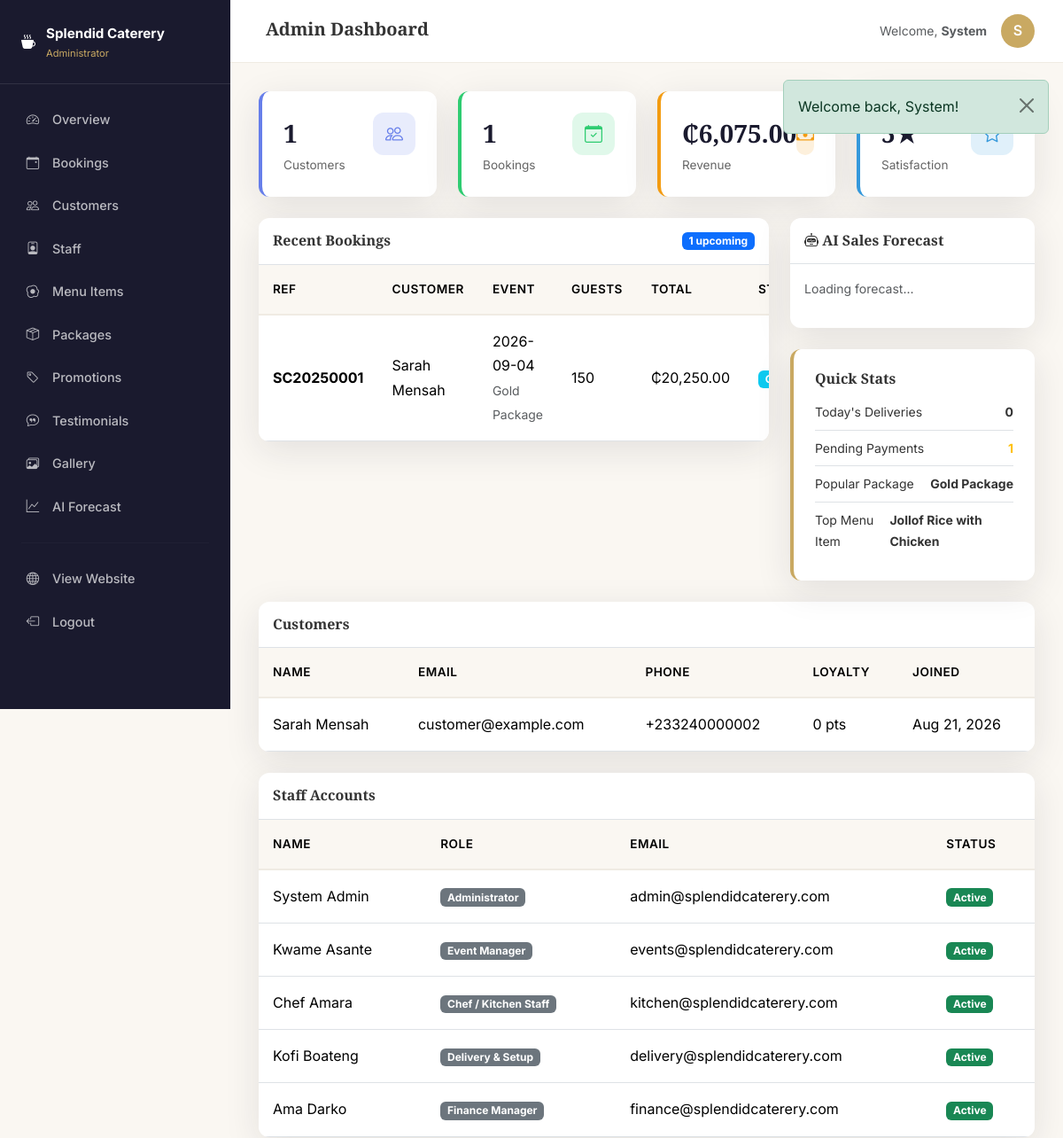
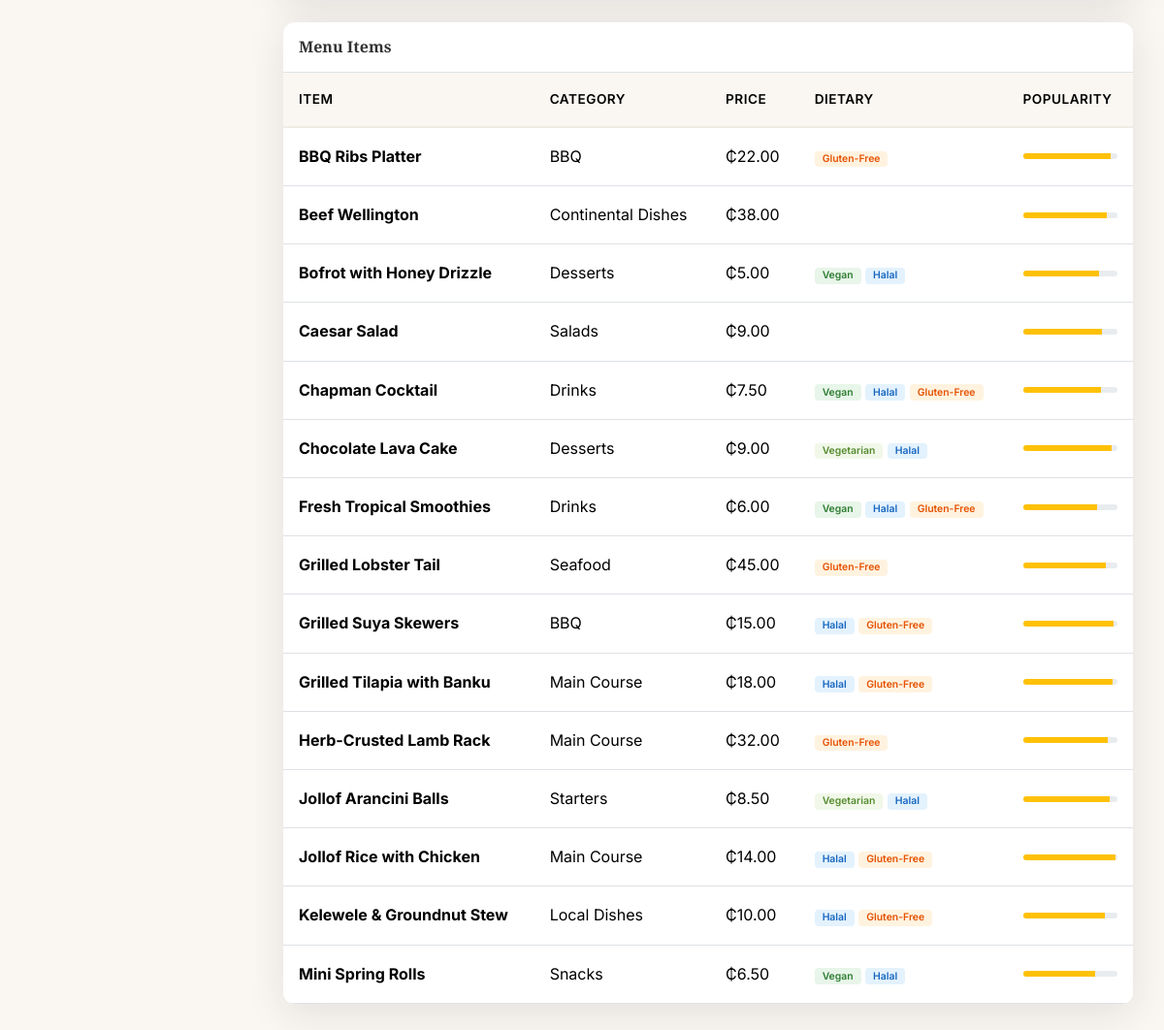
Screenshot of /dashboard/admin (signed in) with the database file from the repository (2 pictures, top to bottom).
### tables this page shows
CREATE TABLE users (
    id INT AUTO_INCREMENT PRIMARY KEY,
    uuid CHAR(36) NOT NULL UNIQUE,
    first_name VARCHAR(100) NOT NULL,
    last_name VARCHAR(100) NOT NULL,
    email VARCHAR(255) NOT NULL UNIQUE,
    phone VARCHAR(20),
    password_hash VARCHAR(255) NOT NULL,
    role ENUM('customer','admin','event_manager','chef','delivery','finance') NOT NULL DEFAULT 'customer',
    avatar_url VARCHAR(500),
    address TEXT,
    city VARCHAR(100),
    is_active TINYINT(1) DEFAULT 1,
    email_verified TINYINT(1) DEFAULT 0,
    loyalty_points INT DEFAULT 0,
    last_login DATETIME,
    created_at TIMESTAMP DEFAULT CURRENT_TIMESTAMP,
    updated_at TIMESTAMP DEFAULT CURRENT_TIMESTAMP ON UPDATE CURRENT_TIMESTAMP,
    INDEX idx_role (role),
    INDEX idx_email (email)
);

CREATE TABLE bookings (
    id INT AUTO_INCREMENT PRIMARY KEY,
    reference_no VARCHAR(20) NOT NULL UNIQUE,
    customer_id INT NOT NULL,
    quotation_id INT,
    service_type_id INT,
    package_id INT,
    event_manager_id INT,
    event_type VARCHAR(100),
    event_date DATE NOT NULL,
    event_time TIME,
    venue TEXT NOT NULL,
    venue_lat DECIMAL(10,8),
    venue_lng DECIMAL(11,8),
    guest_count INT NOT NULL,
    dietary_preferences JSON,
    special_requests TEXT,
    subtotal DECIMAL(12,2) NOT NULL,
    discount_amount DECIMAL(12,2) DEFAULT 0,
    tax_amount DECIMAL(12,2) DEFAULT 0,
    total_amount DECIMAL(12,2) NOT NULL,
    amount_paid DECIMAL(12,2) DEFAULT 0,
    status ENUM('pending','confirmed','in_preparation','ready','in_transit','delivered','completed','cancelled') DEFAULT 'pending',
    payment_status ENUM('unpaid','partial','paid','refunded') DEFAULT 'unpaid',
    qr_code VARCHAR(255),
    promo_code VARCHAR(50),
    created_at TIMESTAMP DEFAULT CURRENT_TIMESTAMP,
    updated_at TIMESTAMP DEFAULT CURRENT_TIMESTAMP ON UPDATE CURRENT_TIMESTAMP,
    FOREIGN KEY (customer_id) REFERENCES users(id),
    FOREIGN KEY (quotation_id) REFERENCES quotations(id),
    FOREIGN KEY (service_type_id) REFERENCES service_types(id),
    FOREIGN KEY (package_id) REFERENCES packages(id),
    FOREIGN KEY (event_manager_id) REFERENCES users(id),
    INDEX idx_event_date (event_date),
    INDEX idx_status (status)
);

CREATE TABLE packages (
    id INT AUTO_INCREMENT PRIMARY KEY,
    name VARCHAR(100) NOT NULL,
    slug VARCHAR(100) NOT NULL UNIQUE,
    tier ENUM('basic','silver','gold','platinum','vip') NOT NULL,
    description TEXT,
    price_per_guest DECIMAL(10,2) NOT NULL,
    min_guests INT DEFAULT 20,
    max_guests INT DEFAULT 500,
    features JSON,
    image_url VARCHAR(500),
    is_active TINYINT(1) DEFAULT 1,
    sort_order INT DEFAULT 0,
    created_at TIMESTAMP DEFAULT CURRENT_TIMESTAMP
);

CREATE TABLE menu_items (
    id INT AUTO_INCREMENT PRIMARY KEY,
    category_id INT NOT NULL,
    name VARCHAR(200) NOT NULL,
    slug VARCHAR(200) NOT NULL UNIQUE,
    description TEXT,
    price DECIMAL(10,2) NOT NULL,
    image_url VARCHAR(500),
    is_vegetarian TINYINT(1) DEFAULT 0,
    is_vegan TINYINT(1) DEFAULT 0,
    is_halal TINYINT(1) DEFAULT 0,
    is_gluten_free TINYINT(1) DEFAULT 0,
    allergens JSON,
    calories INT,
    prep_time_minutes INT,
    is_active TINYINT(1) DEFAULT 1,
    popularity_score INT DEFAULT 0,
    created_at TIMESTAMP DEFAULT CURRENT_TIMESTAMP,
    FOREIGN KEY (category_id) REFERENCES menu_categories(id) ON DELETE CASCADE
);

CREATE TABLE menu_categories (
    id INT AUTO_INCREMENT PRIMARY KEY,
    name VARCHAR(100) NOT NULL,
    slug VARCHAR(100) NOT NULL UNIQUE,
    description TEXT,
    image_url VARCHAR(500),
    sort_order INT DEFAULT 0,
    is_active TINYINT(1) DEFAULT 1
);

### dashboards/admin/index.php (the view, shortened to what the rows shown need)
<?php
$stats = getDashboardStats($pdo);
$bookings = $pdo->query('
    SELECT b.*, u.first_name, u.last_name, p.name as package_name
    FROM bookings b JOIN users u ON b.customer_id = u.id
    LEFT JOIN packages p ON b.package_id = p.id
    ORDER BY b.event_date DESC LIMIT 20
')->fetchAll();
$customers = $pdo->query("SELECT * FROM users WHERE role = 'customer' ORDER BY created_at DESC LIMIT 10")->fetchAll();
$staff = $pdo->query("SELECT * FROM users WHERE role != 'customer' ORDER BY role")->fetchAll();
$menuItems = $pdo->query('SELECT m.*, c.name as category FROM menu_items m JOIN menu_categories c ON m.category_id = c.id ORDER BY m.name LIMIT 15')->fetchAll();
include ROOT_PATH . '/includes/dashboard-layout.php';
?>
<div class="row g-4 mb-4">
    <div class="col-lg-8">
        <div class="dashboard-table" id="bookings">
            <div class="table-responsive">
                <table class="table table-hover">
                    <thead><tr><th>Ref</th><th>Customer</th><th>Event</th><th>Guests</th><th>Total</th><th>Status</th><th>Action</th></tr></thead>
                    <tbody>
                    <?php foreach ($bookings as $b): ?>
                    <tr>
                        <td><strong><?= e($b['reference_no']) ?></strong></td>
                        <td><?= e($b['first_name'] . ' ' . $b['last_name']) ?></td>
                        <td><?= e($b['event_date']) ?><br><small class="text-muted"><?= e($b['package_name'] ?? '') ?></small></td>
                        <td><?= (int)$b['guest_count'] ?></td>
                        <td><?= formatMoney((float)$b['total_amount']) ?></td>
                        <td><?= getStatusBadge($b['status']) ?></td>
                    </tr>
                    <?php endforeach; ?>
                    </tbody>
                </table>
            </div>
        </div>
    </div>
    <div class="col-lg-4">
        <div class="stat-card">
            <ul class="list-unstyled mb-0 small">
                <li class="d-flex justify-content-between py-2"><span>Top Menu Item</span><strong><?= e($stats['popular_menu_item']) ?></strong></li>
            </ul>
        </div>
    </div>
</div>
<div class="dashboard-table mb-4" id="customers">
    <div class="table-responsive">
        <table class="table"><thead><tr><th>Name</th><th>Email</th><th>Phone</th><th>Loyalty</th><th>Joined</th></tr></thead>
        <tbody><?php foreach ($customers as $c): ?><tr><td><?= e($c['first_name'].' '.$c['last_name']) ?></td><td><?= e($c['email']) ?></td><td><?= e($c['phone']) ?></td><td><?= (int)$c['loyalty_points'] ?> pts</td><td><?= date('M j, Y', strtotime($c['created_at'])) ?></td></tr><?php endforeach; ?></tbody>
        </table>
    </div>
</div>
<div class="dashboard-table mb-4" id="staff">
    <div class="table-responsive">
        <table class="table"><thead><tr><th>Name</th><th>Role</th><th>Email</th><th>Status</th></tr></thead>
        <tbody><?php foreach ($staff as $s): ?><tr><td><?= e($s['first_name'].' '.$s['last_name']) ?></td><td><span class="badge bg-secondary"><?= e($config['roles'][$s['role']] ?? $s['role']) ?></span></td><td><?= e($s['email']) ?></td><td><?= $s['is_active'] ? '<span class="badge bg-success">Active</span>' : '<span class="badge bg-danger">Inactive</span>' ?></td></tr><?php endforeach; ?></tbody>
        </table>
    </div>
</div>
<div class="dashboard-table mb-4" id="menu">
    <div class="table-responsive">
        <table class="table"><thead><tr><th>Item</th><th>Category</th><th>Price</th><th>Dietary</th><th>Popularity</th></tr></thead>
        <tbody><?php foreach ($menuItems as $m): ?><tr><td><strong><?= e($m['name']) ?></strong></td><td><?= e($m['category']) ?></td><td><?= formatMoney((float)$m['price']) ?></td><td><?= getDietaryBadges($m) ?></td><td><div class="progress progress-thin"><div class="progress-bar bg-warning" style="width:<?= min(100,$m['popularity_score']) ?>%"></div></div></td></tr><?php endforeach; ?></tbody>
        </table>
    </div>
</div>
<?php include ROOT_PATH . '/includes/dashboard-footer.php'; ?>

### includes/dashboard-layout.php (shortened to what the rows shown need)
<?php
$role = currentUser()['role'];
?>
<?php
include ROOT_PATH . '/includes/header.php';
?>
<div class="dashboard-layout">
    <aside class="dashboard-sidebar">
        <div class="sidebar-brand">
            <div>
                <strong style="color:white;font-size:0.95rem;">Splendid Caterery</strong>
                <small style="display:block;color:var(--gold);font-size:0.7rem;"><?= e($config['roles'][$role] ?? 'Dashboard') ?></small>
            </div>
        </div>
    </aside>
    <main class="dashboard-main">
        <header class="dashboard-header">
            <div class="d-flex align-items-center gap-3">
                <span class="text-muted small">Welcome, <strong><?= e(currentUser()['first_name']) ?></strong></span>
                <div class="rounded-circle bg-gold d-flex align-items-center justify-content-center" style="width:38px;height:38px;background:var(--gold);color:white;font-weight:600;">
                    <?= e(strtoupper(substr(currentUser()['first_name'], 0, 1))) ?>
                </div>
            </div>
        </header>
        <div class="dashboard-content">

### includes/functions.php (shortened to what the rows shown need)
<?php
function e(?string $value): string
{
    return htmlspecialchars($value ?? '', ENT_QUOTES, 'UTF-8');
}
function formatMoney(float $amount): string
{
    global $config;
    return $config['currency_symbol'] . number_format($amount, 2);
}
function getStatusBadge(string $status): string
{
    global $config;
    $statuses = $config['booking_statuses'];
    $info = $statuses[$status] ?? ['label' => ucfirst($status), 'color' => 'secondary'];
    return '<span class="badge bg-' . e($info['color']) . '">' . e($info['label']) . '</span>';
}
function getDashboardStats(PDO $pdo): array
{
    $stats = [];
    $stats['total_customers'] = (int) $pdo->query("SELECT COUNT(*) FROM users WHERE role = 'customer'")->fetchColumn();
    $stats['total_bookings'] = (int) $pdo->query('SELECT COUNT(*) FROM bookings')->fetchColumn();
    $stats['total_revenue'] = (float) $pdo->query("SELECT COALESCE(SUM(amount), 0) FROM payments WHERE status = 'completed'")->fetchColumn();
    $stats['upcoming_events'] = (int) $pdo->query("SELECT COUNT(*) FROM bookings WHERE event_date >= CURDATE() AND status NOT IN ('cancelled', 'completed')")->fetchColumn();
    $stats['today_deliveries'] = (int) $pdo->query("SELECT COUNT(*) FROM delivery_tasks WHERE DATE(pickup_time) = CURDATE()")->fetchColumn();
    $stats['pending_payments'] = (int) $pdo->query("SELECT COUNT(*) FROM bookings WHERE payment_status IN ('unpaid', 'partial')")->fetchColumn();
    $avgRating = $pdo->query('SELECT COALESCE(AVG(rating), 0) FROM reviews WHERE is_approved = 1')->fetchColumn();
    $stats['customer_satisfaction'] = round((float) $avgRating, 1);
    $popularPackage = $pdo->query('
        SELECT p.name, COUNT(b.id) as cnt FROM bookings b
        JOIN packages p ON b.package_id = p.id
        GROUP BY p.id ORDER BY cnt DESC LIMIT 1
    ')->fetch();
    $stats['popular_package'] = $popularPackage['name'] ?? 'N/A';
    $popularItem = $pdo->query('
        SELECT m.name, m.popularity_score FROM menu_items m
        ORDER BY m.popularity_score DESC LIMIT 1
    ')->fetch();
    $stats['popular_menu_item'] = $popularItem['name'] ?? 'N/A';
    return $stats;
}
function getDietaryBadges(array $item): string
{
    $badges = [];
    if ($item['is_vegan']) $badges[] = '<span class="badge diet-badge vegan">Vegan</span>';
    elseif ($item['is_vegetarian']) $badges[] = '<span class="badge diet-badge vegetarian">Vegetarian</span>';
    if ($item['is_halal']) $badges[] = '<span class="badge diet-badge halal">Halal</span>';
    if ($item['is_gluten_free']) $badges[] = '<span class="badge diet-badge gluten-free">Gluten-Free</span>';
    return implode(' ', $badges);
}

### rows the page displays
users: role "Administrator", first_name "System", first_name "S", first_name+last_name "System Admin", email "admin@splendidcaterery.com", is_active "Active"
bookings: reference_no "SC20250001", customer.last_name "Sarah Mensah", event_date "2026-09-04", package.name "Gold Package", guest_count "150", total_amount "₵20,250.00"
menu_items: name "Jollof Rice with Chicken", category.name "Main Course", price "₵14.00", popularity_score 98 (drawn)
users: first_name+last_name "Sarah Mensah", email "customer@example.com", phone "+233240000002", loyalty_points "0", created_at "Aug 21, 2026"
users: first_name+last_name "Kwame Asante", role "Event Manager", email "events@splendidcaterery.com", is_active "Active"
users: first_name+last_name "Chef Amara", role "Chef / Kitchen Staff", email "kitchen@splendidcaterery.com", is_active "Active"
users: first_name+last_name "Kofi Boateng", role "Delivery & Setup", email "delivery@splendidcaterery.com", is_active "Active"
users: first_name+last_name "Ama Darko", role "Finance Manager", email "finance@splendidcaterery.com", is_active "Active"
menu_items: name "BBQ Ribs Platter", category.name "BBQ", price "₵22.00", popularity_score 93 (drawn)
menu_items: name "Beef Wellington", category.name "Continental Dishes", price "₵38.00", popularity_score 89 (drawn)
menu_items: name "Bofrot with Honey Drizzle", category.name "Desserts", price "₵5.00", popularity_score 80 (drawn)
menu_items: name "Caesar Salad", category.name "Salads", price "₵9.00", popularity_score 84 (drawn)
menu_items: name "Chapman Cocktail", category.name "Drinks", price "₵7.50", popularity_score 83 (drawn)
menu_items: name "Chocolate Lava Cake", category.name "Desserts", price "₵9.00", popularity_score 94 (drawn)
menu_items: name "Fresh Tropical Smoothies", category.name "Drinks", price "₵6.00", popularity_score 78 (drawn)
menu_items: name "Grilled Lobster Tail", category.name "Seafood", price "₵45.00", popularity_score 88 (drawn)
menu_items: name "Grilled Suya Skewers", category.name "BBQ", price "₵15.00", popularity_score 96 (drawn)
menu_items: name "Grilled Tilapia with Banku", category.name "Main Course", price "₵18.00", popularity_score 95 (drawn)
menu_items: name "Herb-Crusted Lamb Rack", category.name "Main Course", price "₵32.00", popularity_score 90 (drawn)
menu_items: name "Jollof Arancini Balls", category.name "Starters", price "₵8.50", popularity_score 92 (drawn)
menu_items: name "Kelewele & Groundnut Stew", category.name "Local Dishes", price "₵10.00", popularity_score 87 (drawn)
menu_items: name "Mini Spring Rolls", category.name "Snacks", price "₵6.50", popularity_score 76 (drawn)

### other values shown
$flash['message'] "Welcome back, System!"
$item['label'] "Overview"
$item['label'] "Bookings"
$item['label'] "Customers"
$item['label'] "Staff"
$item['label'] "Menu Items"
$item['label'] "Packages"
$item['label'] "Promotions"
$item['label'] "Testimonials"
$item['label'] "Gallery"
$item['label'] "AI Forecast"
$pageTitle "Admin Dashboard"
$stats['total_customers'] "1"
$stats['total_bookings'] "1"
formatMoney($stats['total_revenue']) "₵6,075.00"
